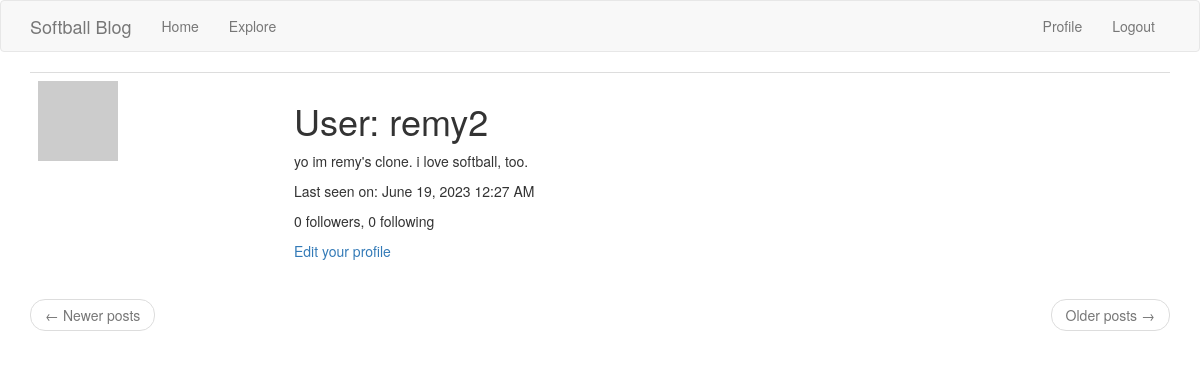
Page /user/remy2 (signed in) on the earlier database version.
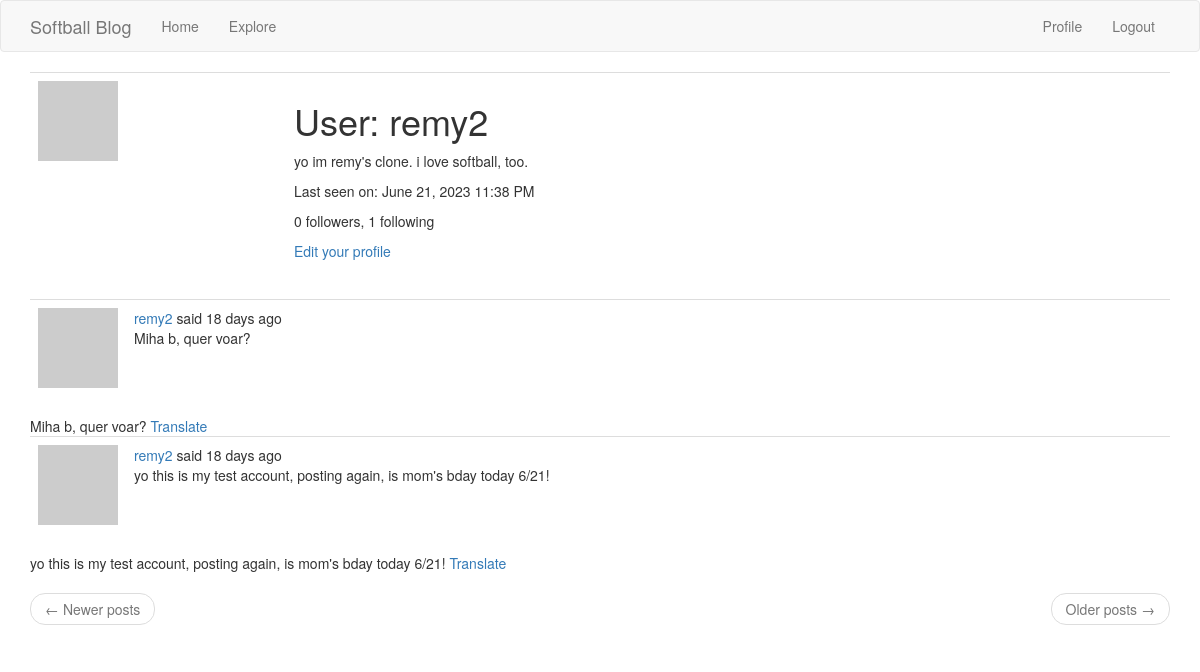
Same page on the later database version.
### app/models.py (models this page shows, shortened)
class User(UserMixin, db.Model):
    id = db.Column(db.Integer, primary_key=True)
    username = db.Column(db.String(64), index=True, unique=True)
    email = db.Column(db.String(120), index=True, unique=True)
    password_hash = db.Column(db.String(128))
    posts = db.relationship("Post", backref="author", lazy="dynamic")
    about_me = db.Column(db.String(140))
    last_seen = db.Column(db.DateTime, default=datetime.utcnow)
    followed = db.relationship(
        "User",
        secondary=followers,
        primaryjoin=(followers.c.follower_id == id),
        secondaryjoin=(followers.c.followed_id == id),
        backref=db.backref("followers", lazy="dynamic"),
        lazy="dynamic",
    )
    language = db.Column(db.String(5))
    def avatar(self, size):
        digest = md5(self.email.lower().encode("utf-8")).hexdigest()
        return f"https://www.gravatar.com/avatar/{digest}?d=robohash&s={size}"

class Post(db.Model):
    id = db.Column(db.Integer, primary_key=True)
    body = db.Column(db.String(140))
    timestamp = db.Column(db.DateTime, index=True, default=datetime.utcnow)
    user_id = db.Column(db.Integer, db.ForeignKey("user.id"))

### app/routes.py (the view)
@app.route("/user/<username>")
@login_required
def user(username):
    user = User.query.filter_by(username=username).first_or_404()
    page = request.args.get("page", 1, type=int)
    posts = user.posts.order_by(Post.timestamp.desc()).paginate(
        page=page, per_page=app.config["POSTS_PER_PAGE"], error_out=False
    )
    next_url = (
        url_for("user", username=user.username, page=posts.next_num)
        if posts.has_next
        else None
    )
    prev_url = (
        url_for("user", username=user.username, page=posts.prev_num)
        if posts.has_prev
        else None
    )
    form = EmptyForm()
    return render_template(
        "user.html",
        user=user,
        posts=posts.items,
        next_url=next_url,
        prev_url=prev_url,
        form=form,
    )

### app/models.py (called while the page is built)
@login.user_loader
def load_user(id):
    return User.query.get(int(id))

### app/routes.py (called while the page is built)
@app.before_request
def before_request():
    if current_user.is_authenticated:
        current_user.last_seen = datetime.utcnow()
        db.session.commit()
        g.locale = str(get_locale())

### app/templates/user.html (shortened to what this page needs)
{% extends "base.html" %}
{% block app_content %}
<table class="table table-hover">
    <tr>
        <td width="256px"><img src="{{ user.avatar(256) }}"></td>
        <td>
            <h1>{{ _('User') }}: {{ user.username }}</h1>
            {% if user.about_me %}<p>{{ user.about_me }}</p>{% endif %}
            {% if user.last_seen %}
            <p>{{ _('Last seen on') }}: {{ moment(user.last_seen).format('LLL') }}</p>
            {% endif %}
            <p>{{ _('%(count)d followers', count=user.followers.count()) }}, {{ _('%(count)d following',count=user.followed.count()) }}</p>
            {% if user == current_user %}
                            <p><a href="{{ url_for('edit_profile') }}">{{ _('Edit your profile') }}</a></p>
            {% endif %}
        </td>
    </tr>
</table>
{% for post in posts %}
{% include '_post.html' %}
{% endfor %}
<nav aria-label="...">
    <ul class="pager">
        <li class="previous{% if not prev_url %} disabled{% endif %}">
            <a href="{{ prev_url or '#' }}">
                <span aria-hidden="true">&larr;</span> {{ _('Newer posts') }}
            </a>
        </li>
        <li class="next{% if not next_url %} disabled{% endif %}">
            <a href="{{ next_url or '#' }}">
                                    {{ _('Older posts') }} <span aria-hidden="true">&rarr;</span>
            </a>
        </li>
    </ul>
</nav>
{% endblock %}

### app/templates/_post.html (shortened to what this page needs)
<table class="table table-hover">
    <tr>
        <td width="70px">
            <a href="{{ url_for('user', username=post.author.username) }}">
                <img src="{{ post.author.avatar(70) }}" />
            </a>
        </td>
        <td>
            {{ _('%(username)s said %(when)s',
            username=user_link, when=moment(post.timestamp).fromNow()) }}
            <br>
            {{ post.body }}
        </td>
    </tr>
</table>
<span id="post{{ post.id }}">{{ post.body }}</span>
<span id="translation{{ post.id }}">
    <a href="javascript:translate(
                                '#post{{ post.id }}',
                                '#translation{{ post.id }}',
                                '{{ post.language }}',
                                '{{ g.locale }}');">{{ _('Translate') }}</a>
</span>

Differences in the rows shown:
changed User "remy2": last_seen "June 19, 2023 12:27 AM" → "June 21, 2023 11:38 PM"
added Post: body "Miha b, quer voar?"
added Post: body "yo this is my test account, posting again, is mom's bday today 6/21!"
Other differences:
text no longer shown: "0 following"
text now shown: "1 following"
